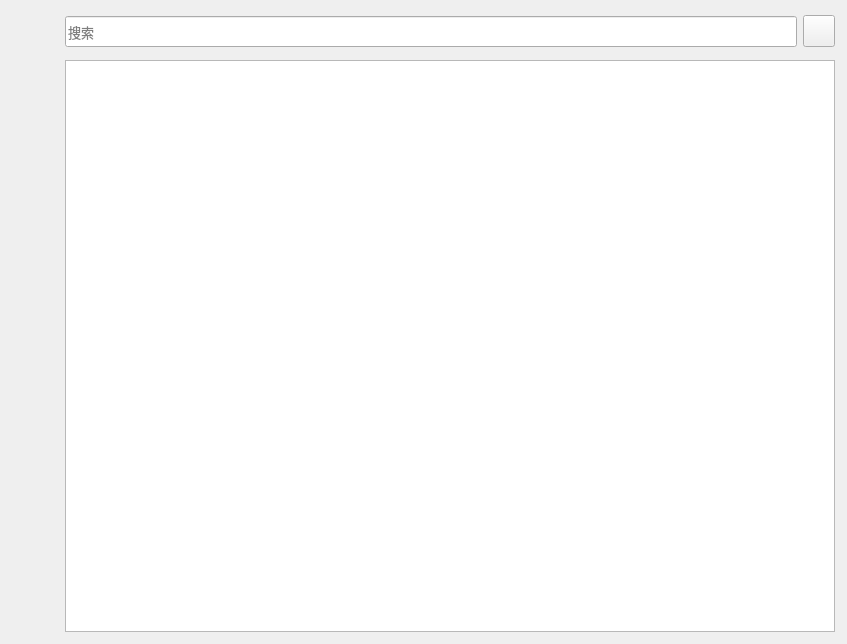
<?xml version="1.0" encoding="UTF-8"?>
<ui version="4.0">
 <class>FriendWidget</class>
 <widget class="QWidget" name="FriendWidget">
  <property name="geometry">
   <rect>
    <x>0</x>
    <y>0</y>
    <width>847</width>
    <height>644</height>
   </rect>
  </property>
  <property name="minimumSize">
   <size>
    <width>600</width>
    <height>500</height>
   </size>
  </property>
  <property name="maximumSize">
   <size>
    <width>24000</width>
    <height>4000</height>
   </size>
  </property>
  <property name="windowTitle">
   <string>Form</string>
  </property>
  <layout class="QHBoxLayout" name="horizontalLayout">
   <property name="leftMargin">
    <number>0</number>
   </property>
   <property name="topMargin">
    <number>0</number>
   </property>
   <property name="rightMargin">
    <number>3</number>
   </property>
   <property name="bottomMargin">
    <number>3</number>
   </property>
   <item>
    <widget class="QWidget" name="option_widget" native="true">
     <property name="sizePolicy">
      <sizepolicy hsizetype="Preferred" vsizetype="Expanding">
       <horstretch>0</horstretch>
       <verstretch>0</verstretch>
      </sizepolicy>
     </property>
     <property name="minimumSize">
      <size>
       <width>50</width>
       <height>0</height>
      </size>
     </property>
     <property name="maximumSize">
      <size>
       <width>50</width>
       <height>16777215</height>
      </size>
     </property>
     <layout class="QVBoxLayout" name="verticalLayout">
      <property name="leftMargin">
       <number>3</number>
      </property>
      <property name="topMargin">
       <number>0</number>
      </property>
      <property name="rightMargin">
       <number>3</number>
      </property>
      <property name="bottomMargin">
       <number>0</number>
      </property>
      <item>
       <widget class="OptionLabel" name="message_lbl">
        <property name="minimumSize">
         <size>
          <width>48</width>
          <height>48</height>
         </size>
        </property>
        <property name="maximumSize">
         <size>
          <width>48</width>
          <height>48</height>
         </size>
        </property>
        <property name="text">
         <string/>
        </property>
        <property name="pixmap">
         <pixmap>../../Images/msg_disable.png</pixmap>
        </property>
        <property name="scaledContents">
         <bool>true</bool>
        </property>
       </widget>
      </item>
      <item>
       <widget class="OptionLabel" name="friend_lbl">
        <property name="minimumSize">
         <size>
          <width>48</width>
          <height>48</height>
         </size>
        </property>
        <property name="maximumSize">
         <size>
          <width>48</width>
          <height>48</height>
         </size>
        </property>
        <property name="text">
         <string/>
        </property>
        <property name="pixmap">
         <pixmap>../../Images/friend_enable.png</pixmap>
        </property>
        <property name="scaledContents">
         <bool>true</bool>
        </property>
       </widget>
      </item>
      <item>
       <widget class="OptionLabel" name="group_lbl">
        <property name="minimumSize">
         <size>
          <width>48</width>
          <height>48</height>
         </size>
        </property>
        <property name="maximumSize">
         <size>
          <width>48</width>
          <height>48</height>
         </size>
        </property>
        <property name="text">
         <string/>
        </property>
        <property name="pixmap">
         <pixmap>../../Images/group_disable.png</pixmap>
        </property>
        <property name="scaledContents">
         <bool>true</bool>
        </property>
       </widget>
      </item>
      <item>
       <widget class="OptionLabel" name="setting_lbl">
        <property name="minimumSize">
         <size>
          <width>48</width>
          <height>48</height>
         </size>
        </property>
        <property name="maximumSize">
         <size>
          <width>48</width>
          <height>48</height>
         </size>
        </property>
        <property name="text">
         <string/>
        </property>
        <property name="pixmap">
         <pixmap>../../Images/setting_disable.png</pixmap>
        </property>
       </widget>
      </item>
     </layout>
    </widget>
   </item>
   <item>
    <widget class="QWidget" name="widget" native="true">
     <layout class="QVBoxLayout" name="verticalLayout_2">
      <item>
       <widget class="QWidget" name="widget_3" native="true">
        <property name="minimumSize">
         <size>
          <width>0</width>
          <height>45</height>
         </size>
        </property>
        <property name="maximumSize">
         <size>
          <width>16777215</width>
          <height>45</height>
         </size>
        </property>
        <layout class="QHBoxLayout" name="horizontalLayout_2">
         <property name="leftMargin">
          <number>0</number>
         </property>
         <property name="topMargin">
          <number>0</number>
         </property>
         <property name="rightMargin">
          <number>0</number>
         </property>
         <property name="bottomMargin">
          <number>0</number>
         </property>
         <item>
          <widget class="QLineEdit" name="lineEdit">
           <property name="minimumSize">
            <size>
             <width>0</width>
             <height>31</height>
            </size>
           </property>
           <property name="maximumSize">
            <size>
             <width>16777215</width>
             <height>31</height>
            </size>
           </property>
           <property name="font">
            <font>
             <pointsize>10</pointsize>
            </font>
           </property>
           <property name="text">
            <string/>
           </property>
           <property name="placeholderText">
            <string>搜索</string>
           </property>
          </widget>
         </item>
         <item>
          <widget class="QPushButton" name="search_button">
           <property name="minimumSize">
            <size>
             <width>32</width>
             <height>32</height>
            </size>
           </property>
           <property name="maximumSize">
            <size>
             <width>32</width>
             <height>32</height>
            </size>
           </property>
           <property name="text">
            <string/>
           </property>
          </widget>
         </item>
        </layout>
       </widget>
      </item>
      <item>
       <widget class="QListWidget" name="listWidget"/>
      </item>
     </layout>
    </widget>
   </item>
  </layout>
 </widget>
 <customwidgets>
  <customwidget>
   <class>OptionLabel</class>
   <extends>QLabel</extends>
   <header location="global">optionlabel.h</header>
  </customwidget>
 </customwidgets>
 <resources/>
 <connections/>
</ui>
